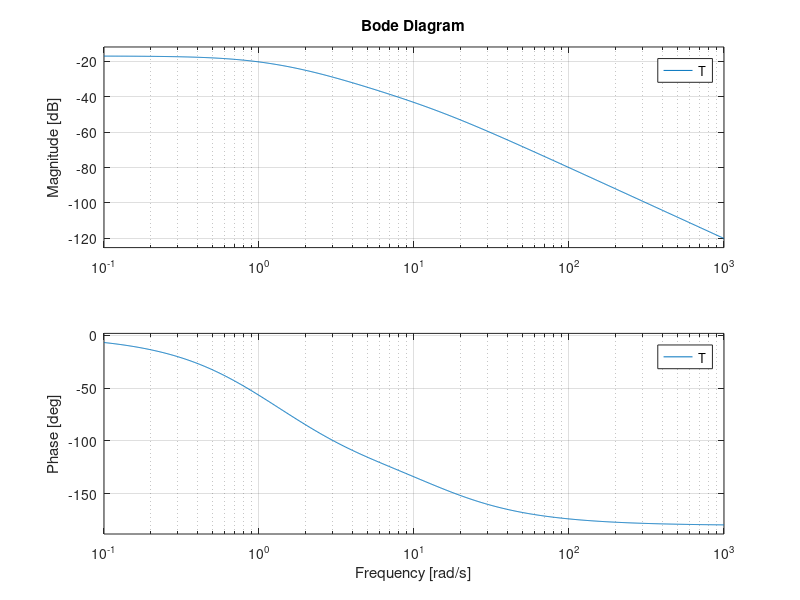

Write the MATLAB code that produced this figure.
clear
close all
clc
%%
s=tf('s');


T =(((s+5))/((s+1).*(s^2+15.*s+36)))

bode(T)

rA = 2000;
rT = 2/160;
rw = 2*pi/rT

w = logspace ( -1, 3 , 1000);

bode(T,w);


TMagdB = -108;

TMag = 10^(TMagdB/20);

TAng = -179;

yA= rA*TMag;

yAng = pi*TAng/180

disp(['y_ss(t)=' num2str(yA) 'sin(' num2str(rw) 'pi t' num2str(yAng) ')' ])













